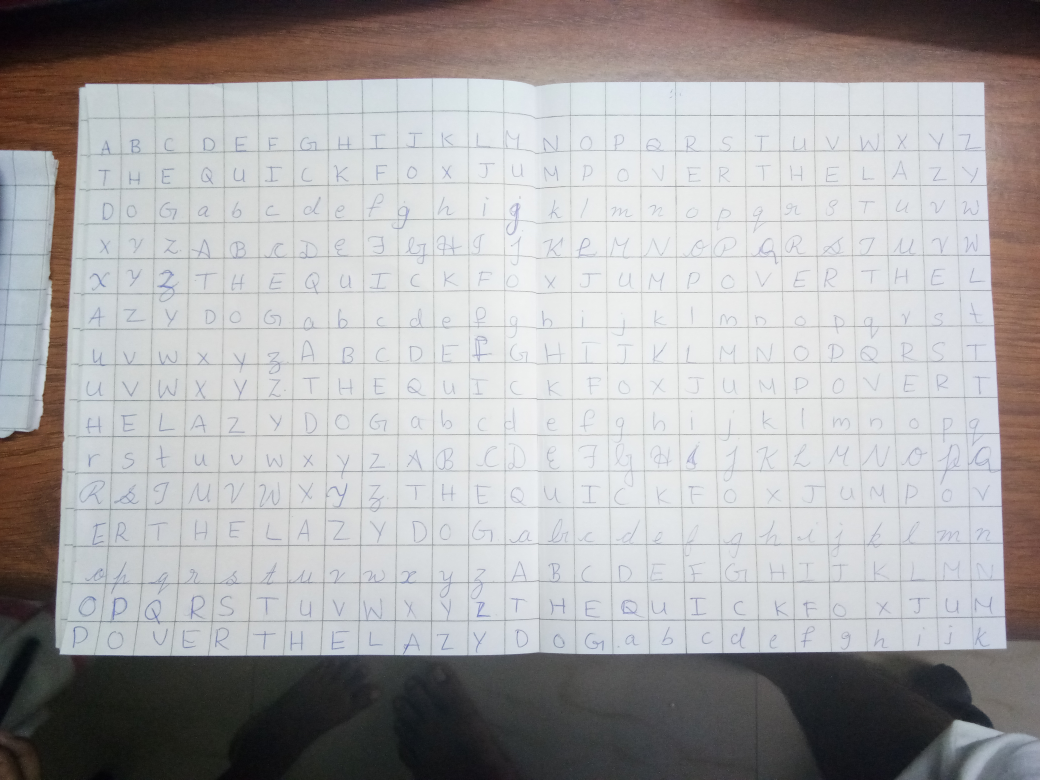
#> input picture hw1/images/IMG_20180331_180458.jpg, 4160 x 3120 px (shown at 1/4 size)
$ python image_edge_canny.py
#> lines starting #> are read from the running program, lines starting #| are printed output that depends on the picture
### hw1/image_resize.py
import cv2

def resize(image, width = None, height = None, inter = cv2.INTER_AREA):
    dim = None
    (h,w) = image.shape[:2]

    if width is None and height is None:
        return image

    if not width:
        r = height / float(h)
        dim = (int(w * r), height)

    else:
        r = width / float(w)
        dim = (width, int(h * r))

    resized = cv2.resize(image, dim, interpolation = inter)

    return resized

### hw1/image_edge_canny.py
import cv2
import numpy as np
import image_resize

img = cv2.imread('images/IMG_20180331_180458.jpg',0)
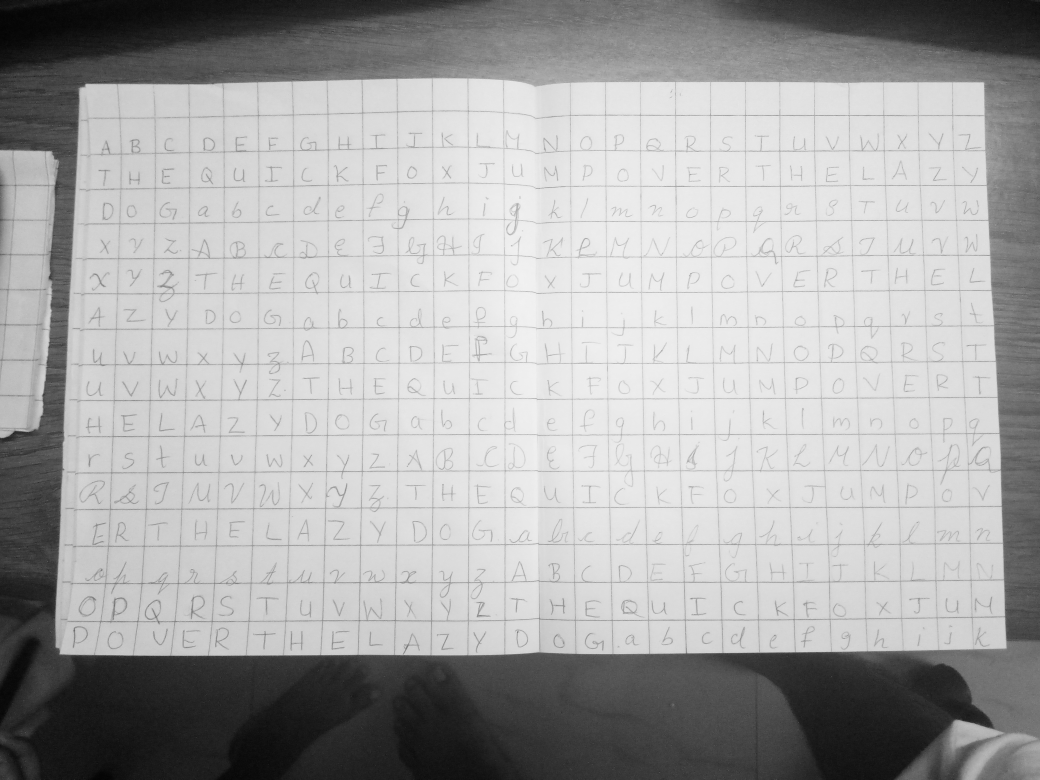
#> img: shape (3120, 4160) (shown at 1/4 size); min 0, max 255, mean 168.3
img = image_resize.resize(img,width=600)
#> in resize, `resized = cv2.resize(image, dim, interpolation = inter)`:
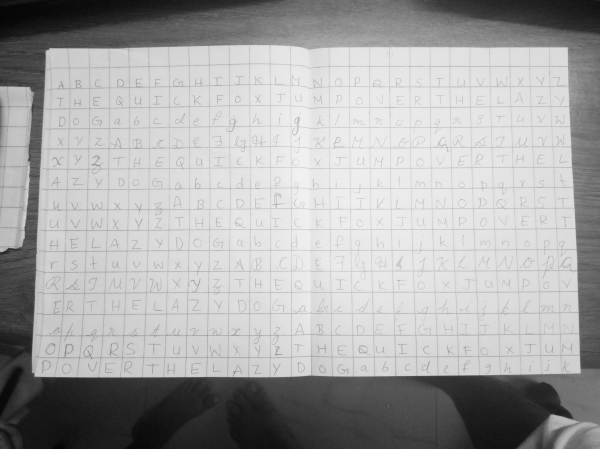
#> resized: shape (449, 600); min 4, max 242, mean 168.3

edges = cv2.Canny(img,100,200)
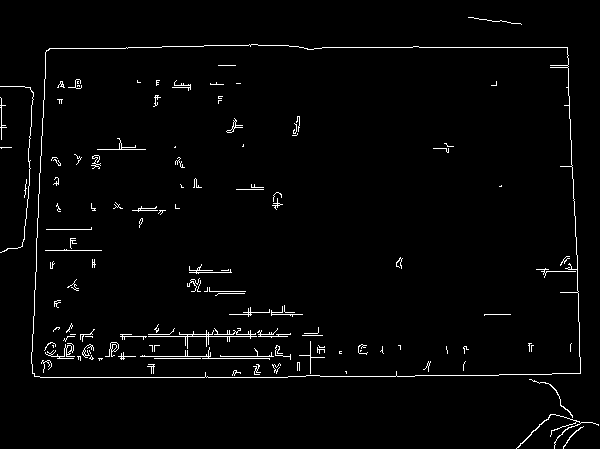
#> edges: shape (449, 600); 2.2% white in thin lines or dots

cv2.imshow('mat',edges)
cv2.waitKey(0)

$ run again, with hw1/images/IMG_20180331_180454.jpg copied over hw1/images/IMG_20180331_180458.jpg
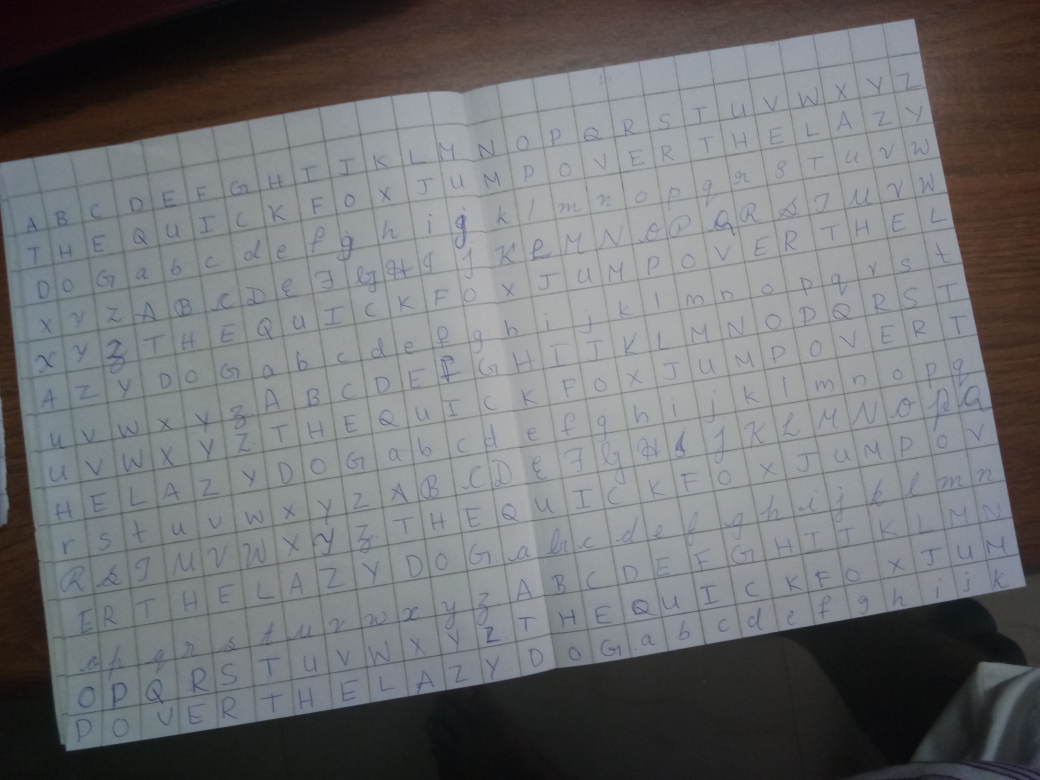
#> input picture hw1/images/IMG_20180331_180454.jpg, 4160 x 3120 px (shown at 1/4 size)
#> in resize, `resized = cv2.resize(image, dim, interpolation = inter)`:
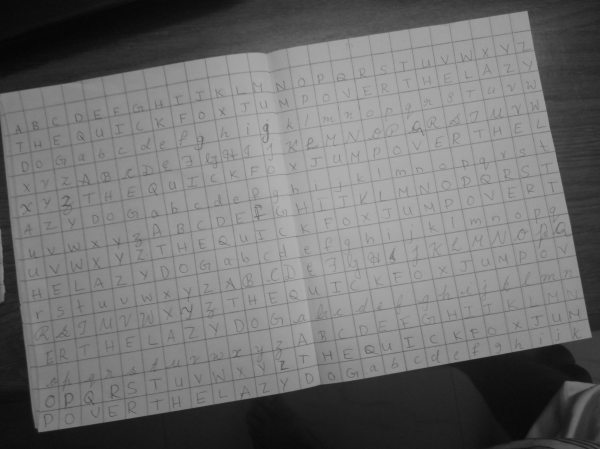
#> resized: shape (449, 600); min 4, max 178, mean 113
#> `edges = cv2.Canny(img,100,200)`:
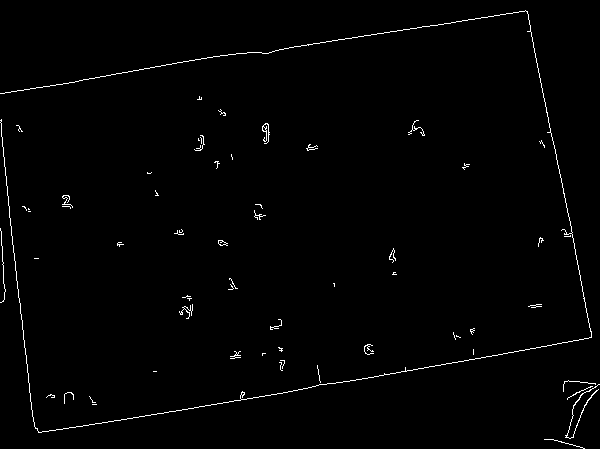
#> edges: shape (449, 600); 1.1% white in thin lines or dots
